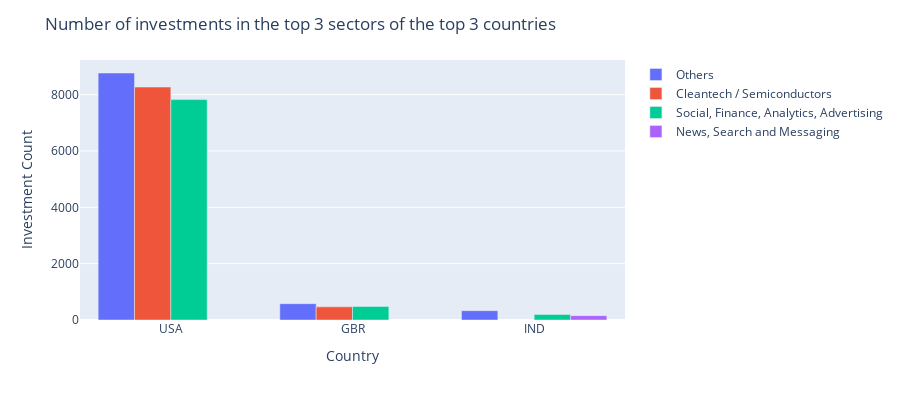

Notebook code for this chart:
### Code cell
fig = px.bar(combined, x="country_code", y="main_sector_investment_count",labels={'main_sector_investment_count':'Investment Count','country_code':'Country'}, color='main_sector', barmode='group',
             height=400).for_each_trace(lambda t: t.update(name=t.name.replace("main_sector=","")))
fig.update_layout(title_text="Number of investments in the top 3 sectors of the top 3 countries")
fig.show()

### Figure 1 — Plotly figure (JSON) as saved in the notebook; plotly's stock layout.template omitted (floating-point values rounded to 4 significant figures)
{"data": [{"alignmentgroup": "True", "hoverlabel": {"namelength": 0}, "hovertemplate": "main_sector=Others<br>Country=%{x}<br>Investment Count=%{y}", "legendgroup": "main_sector=Others", "marker": {"color": "#636efa"}, "name": "Others", "offsetgroup": "main_sector=Others", "orientation": "v", "showlegend": true, "textposition": "auto", "type": "bar", "x": ["USA", "GBR", "IND"], "xaxis": "x", "y": [8767, 580, 332], "yaxis": "y"}, {"alignmentgroup": "True", "hoverlabel": {"namelength": 0}, "hovertemplate": "main_sector=Cleantech / Semiconductors<br>Country=%{x}<br>Investment Count=%{y}", "legendgroup": "main_sector=Cleantech / Semiconductors", "marker": {"color": "#EF553B"}, "name": "Cleantech / Semiconductors", "offsetgroup": "main_sector=Cleantech / Semiconductors", "orientation": "v", "showlegend": true, "textposition": "auto", "type": "bar", "x": ["USA", "GBR"], "xaxis": "x", "y": [8268, 466], "yaxis": "y"}, {"alignmentgroup": "True", "hoverlabel": {"namelength": 0}, "hovertemplate": "main_sector=Social, Finance, Analytics, Advertising<br>Country=%{x}<br>Investment Count=%{y}", "legendgroup": "main_sector=Social, Finance, Analytics, Advertising", "marker": {"color": "#00cc96"}, "name": "Social, Finance, Analytics, Advertising", "offsetgroup": "main_sector=Social, Finance, Analytics, Advertising", "orientation": "v", "showlegend": true, "textposition": "auto", "type": "bar", "x": ["USA", "GBR", "IND"], "xaxis": "x", "y": [7822, 481, 193], "yaxis": "y"}, {"alignmentgroup": "True", "hoverlabel": {"namelength": 0}, "hovertemplate": "main_sector=News, Search and Messaging<br>Country=%{x}<br>Investment Count=%{y}", "legendgroup": "main_sector=News, Search and Messaging", "marker": {"color": "#ab63fa"}, "name": "News, Search and Messaging", "offsetgroup": "main_sector=News, Search and Messaging", "orientation": "v", "showlegend": true, "textposition": "auto", "type": "bar", "x": ["IND"], "xaxis": "x", "y": [154], "yaxis": "y"}], "layout": {"barmode": "group", "height": 400, "legend": {"tracegroupgap": 0}, "margin": {"t": 60}, "title": {"text": "Number of investments in the top 3 sectors of the top 3 countries"}, "xaxis": {"anchor": "y", "domain": [0, 1], "title": {"text": "Country"}}, "yaxis": {"anchor": "x", "domain": [0, 1], "title": {"text": "Investment Count"}}}}
